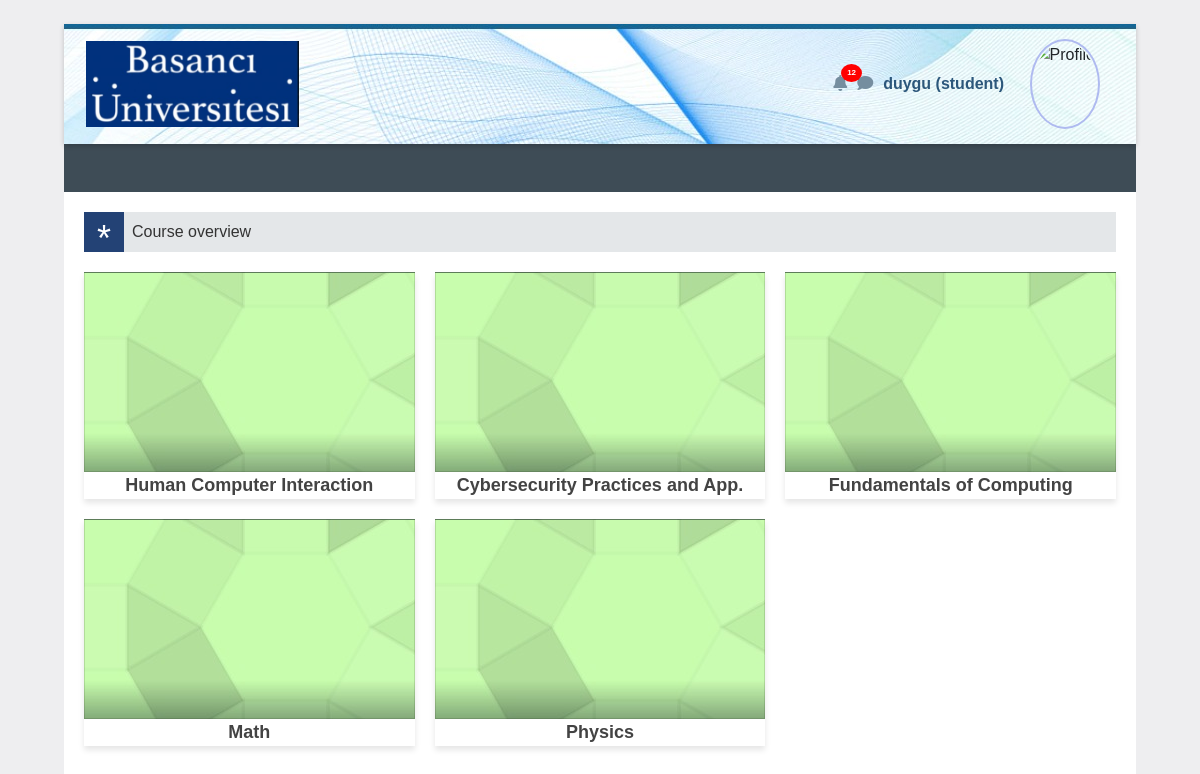
Screenshot of /student/2 (signed in) with the database file from the repository.
### tables this page shows
CREATE TABLE users (
        id INTEGER PRIMARY KEY,
        username TEXT UNIQUE,
        password TEXT NOT NULL,
        role TEXT NOT NULL CHECK(role IN ('admin', 'student')),
        profile_photo BLOB
    );

CREATE TABLE grades (
        id INTEGER PRIMARY KEY,
        student_id INTEGER NOT NULL,
        course TEXT NOT NULL,
        grade TEXT CHECK(grade IN ('A', 'B', 'C', 'D', 'F')),
        comments TEXT,
        FOREIGN KEY(student_id) REFERENCES users(id)
    );

### app/routes.py (the view)
@main.route('/student/<student_id>')
@login_required
@is_user
@is_current_user
def student_dashboard(student_id):
    try:
        student_id = int(student_id)
        username = session['username']
        role = session['role']
        conn = sqlite3.connect(DATABASE)
        c = conn.cursor()
        c.execute("SELECT course, grade, comments FROM grades WHERE student_id=?", (student_id,))
        courses =  c.fetchall()
        c.execute("SELECT profile_photo FROM users WHERE id=?", (student_id,))
        result = c.fetchone()
        profile_photo = result[0] if result else None
    except ValueError:
        abort(400)  #invalid student_id format
    except sqlite3.Error as e:
        logging.error(f"Database error: {e}")
        flash("An error occurred while fetching your data. Please try again later.", "danger")
        return redirect(url_for('main.index'))
    finally:
        conn.close()
    return render_template(
        'student_dashboard.html',
        courses=courses,
        username=username,
        student_id=student_id,
        role=role,
        profile_photo=profile_photo
    )

### app/routes.py (called while the page is built)
def login_required(f):
    @wraps(f)
    def decorated_function(*args, **kwargs):
        if not session.get('username'):
            abort(401)
        return f(*args, **kwargs)
    return decorated_function

def is_user(f):
    @wraps(f)
    def decorated_function(*args, **kwargs):
        if session.get('role') != 'student':
            abort(403)
        return f(*args, **kwargs)
    return decorated_function

def is_current_user(f):
    @wraps(f)
    def decorated_function(*args, **kwargs):
        if 'student_id' in kwargs and str(session.get('student_id')) != kwargs['student_id']:
            abort(403)
        return f(*args, **kwargs)
    return decorated_function

### app/templates/student_dashboard.html (shortened to what this page needs)
<!DOCTYPE html>
<html lang="en">
<head>
    <link rel="stylesheet" href="https://stackpath.bootstrapcdn.com/bootstrap/4.5.2/css/bootstrap.min.css">
    <link rel="stylesheet" href="https://cdnjs.cloudflare.com/ajax/libs/font-awesome/5.15.4/css/all.min.css">
</head>
<body>
    <div class="initialBox">
        <div class="navbar">
            <div>
                <img src="{{ url_for('static', filename='logo.png') }}" alt="Logo">
            </div>
            <div class="user-profile">
                <div class="notification">
                    <i class="fas fa-bell icn"></i>
                    <span class="notification-badge">12</span>
                </div>
                <div>
                    <i class="fas fa-comment icn"></i>
                </div>
                <div class="user-profile" onclick="toggleDropdown()">
                    <span class="user-name">{{ username }} <strong> ({{role}})</strong></span>
                    {% if profile_photo %}
                    <img src="{{ url_for('main.get_profile_photo', student_id=student_id) }}" alt="Profile"
                        class="profPic">
                    {% else %}
                    <img src="{{ url_for('static', filename='user.png') }}" alt="Profile" class="profPic">
                    {% endif %}
                </div>
            </div>
        </div>
        <div class="middle-bar">
        </div>
        <div class="dashboard">
            <div class="wrapper">
                <div class="star">*</div>
                <div class="course-view">Course overview </div>
            </div>
            <div style="cursor: pointer;" class="card-container">
                {% for course in courses %}
                <div class="card-wrapper" style="cursor: pointer;" onclick="redirectToResource('{{ course[0] }}')">
                    <div class="card"></div>
                    <div class="course">{{ course[0] }}</div>
                </div>
                {% endfor %}
            </div>
        </div>
</body>
</html>

### rows the page displays
users: username "duygu", role "student"
grades: course "Human Computer Interaction"
grades: course "Cybersecurity Practices and App."
grades: course "Fundamentals of Computing"
grades: course "Math"
grades: course "Physics"
